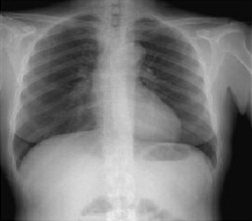
#> input picture HW3/1.bmp, 252 x 221 px, found by its file name
$ python 1.py   (older library calls are emulated)
#> lines starting #> are read from the running program, lines starting #| are printed output that depends on the picture
import cv2
import numpy as np

clean_img = cv2.imread(r'HW3\1.bmp', cv2.IMREAD_GRAYSCALE)
#> clean_img is the input picture: shape (221, 252); min 0, max 240, mean 117.4
noisy_img = cv2.imread(r'HW3\2.bmp', cv2.IMREAD_GRAYSCALE)
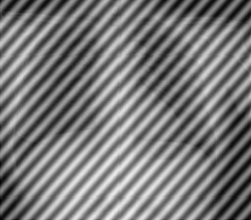
#> input picture HW3/2.bmp, 251 x 220 px, found by its file name
#> noisy_img is the input picture: shape (220, 251); min 0, max 239, mean 122.9

if clean_img is None or noisy_img is None:
    print("Error: Could not find images. Please check 'clean_image.jpg' and 'noisy_image.jpg'.")
    exit()
dim = (clean_img.shape[1], clean_img.shape[0])
#> dim = (252, 221)
noisy_img = cv2.resize(noisy_img, dim)
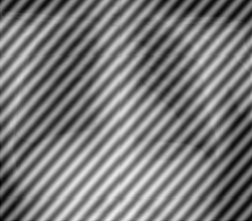
#> noisy_img: shape (221, 252); min 0, max 237, mean 122.7

f_clean = np.fft.fft2(clean_img)
f_noisy = np.fft.fft2(noisy_img)

f_noise_mask = f_noisy - f_clean

def get_spectrum_for_display(f_shift):
    spectrum = np.fft.fftshift(f_shift)
    magnitude = np.log(1 + np.abs(spectrum))
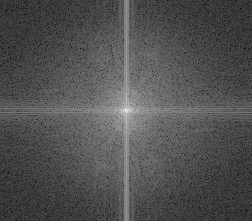
#> magnitude: shape (221, 252) float64; min 0.801, max 15.69, mean 5.56; drawn with min black and max white
    return cv2.normalize(magnitude, None, 0, 255, cv2.NORM_MINMAX, cv2.CV_8U)
cv2.imwrite('1_clean_spectrum.jpg', get_spectrum_for_display(f_clean))
cv2.imwrite('2_noisy_spectrum.jpg', get_spectrum_for_display(f_noisy))
#> in get_spectrum_for_display (call 2), `magnitude = np.log(1 + np.abs(spectrum))`:
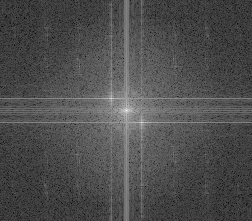
#> magnitude: shape (221, 252) float64; min 0.674, max 15.74, mean 5.28; drawn with min black and max white
cv2.imwrite('3_noise_mask.jpg', get_spectrum_for_display(f_noise_mask))
#> in get_spectrum_for_display (call 3), `magnitude = np.log(1 + np.abs(spectrum))`:
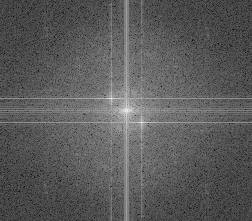
#> magnitude: shape (221, 252) float64; min 0.843, max 14.21, mean 5.62; drawn with min black and max white


print("All done! The following files have been created:")
print("- 1_clean_spectrum.jpg")
print("- 2_noisy_spectrum.jpg")
print("- 3_noise_mask.jpg (This is your final noise mask)")
